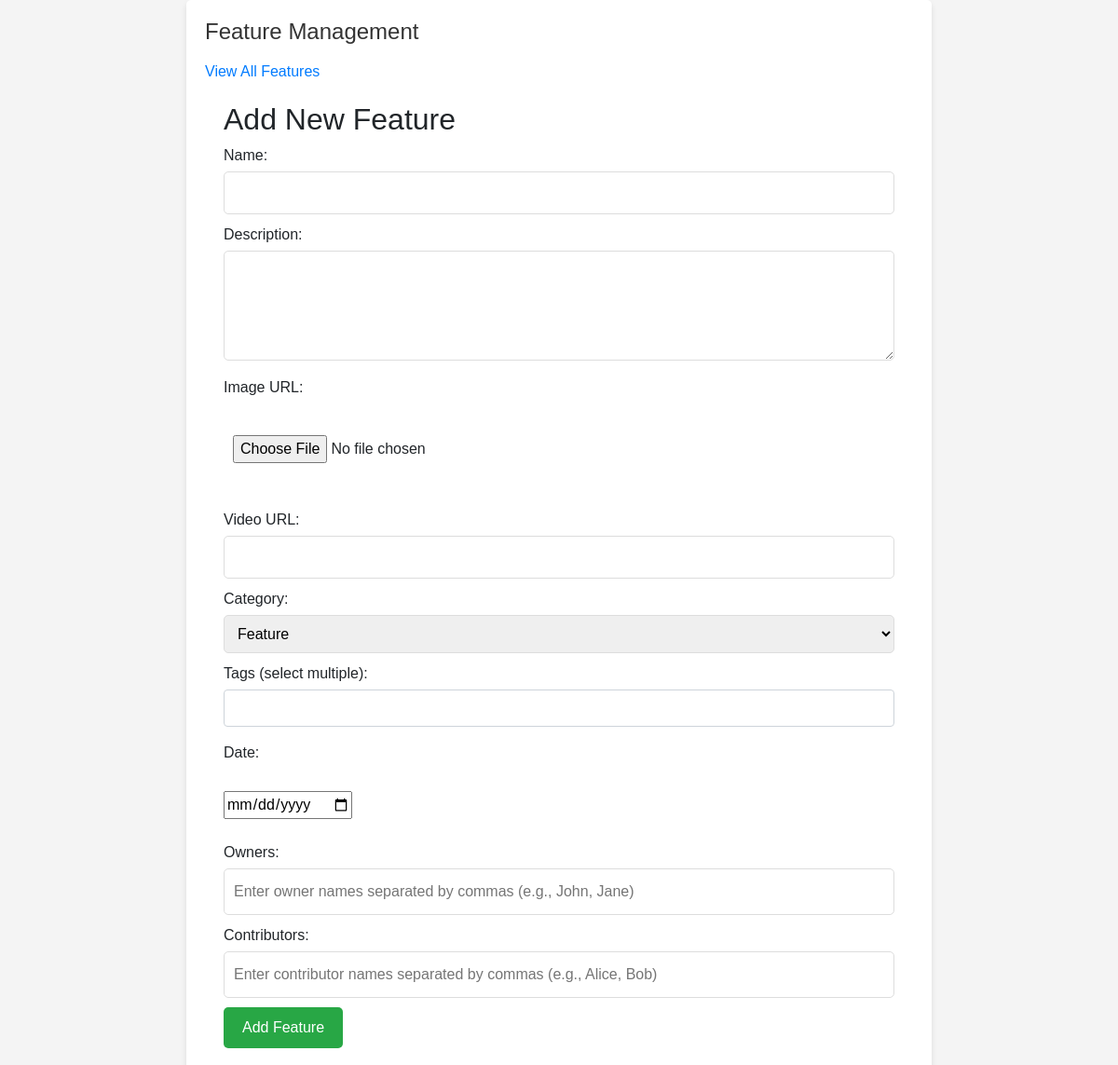
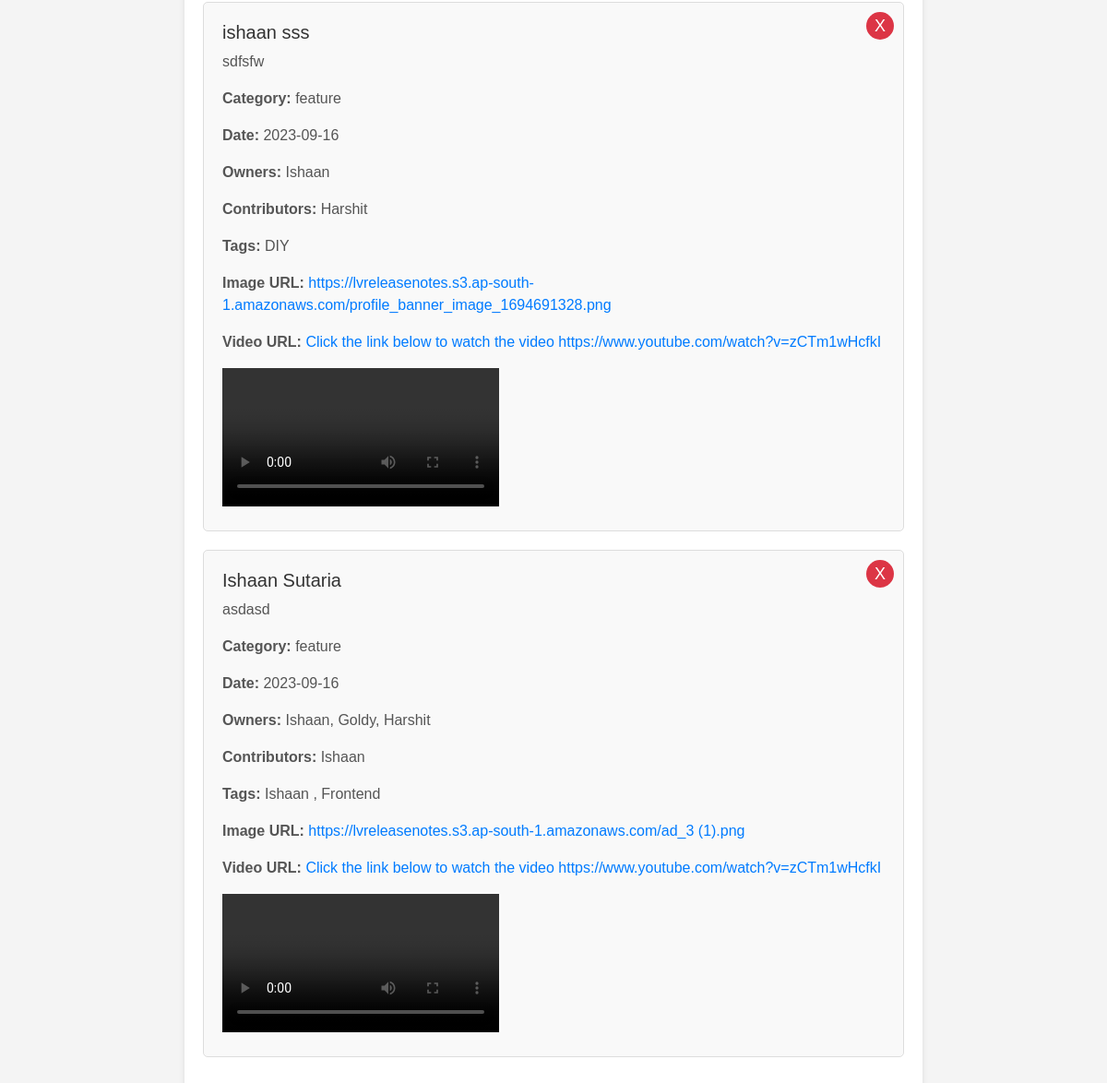
The page / on the database its author committed (2 pictures, top to bottom).
### main.py (models this page shows)
class Feature(db.Model):
    id = db.Column(db.Integer, primary_key=True)
    name = db.Column(db.String(100), nullable=False)
    description = db.Column(db.Text, nullable=False)
    image_url = db.Column(db.String(255), nullable=True)
    video_url = db.Column(db.String(255), nullable=True)
    category = db.Column(db.String(50), nullable=True)
    owners = db.relationship('User', secondary=owners, backref=db.backref('owners', lazy='dynamic'))
    contributors = db.relationship('User', secondary=contributors,
                                   backref=db.backref('contributors', lazy='dynamic'))
    tags = db.relationship('Tag', secondary='feature_tag_association', back_populates='features')
    date = db.Column(db.String(10), nullable=True)

class User(db.Model):
    id = db.Column(db.Integer, primary_key=True)
    name = db.Column(db.String(100), nullable=False)

class Tag(db.Model):
    __tablename__ = 'tags'
    id = db.Column(db.Integer, primary_key=True)
    name = db.Column(db.String(50), nullable=False, unique=True)
    features = db.relationship('Feature', secondary='feature_tag_association', back_populates='tags')

### main.py (the view)
@app.route('/')
def index():
    features = Feature.query.all()
    categories = [feature.category for feature in features if feature.category]
    categories = list(set(categories))  # Remove duplicates
    tags = Tag.query.all()
    tag_list = [tag.name for tag in tags]
    return render_template('index.html', features=features, tags=tag_list)

### templates/index.html (shortened to what this page needs)
<!DOCTYPE html>
<html lang="en">
<head>
    <link href="https://stackpath.bootstrapcdn.com/bootstrap/4.5.2/css/bootstrap.min.css" rel="stylesheet">
    <link href="https://cdnjs.cloudflare.com/ajax/libs/select2/4.0.13/css/select2.min.css" rel="stylesheet">
</head>
<body>
<div class="container">
    <h1>Feature Management</h1>
    <a href="{{ url_for('all_features') }}" class="vbutton">View All Features</a>
    <form class="add-feature-form" method="POST" action="/add_feature" enctype="multipart/form-data">
        <h2>Add New Feature</h2>
        <label for="name">Name:</label>
        <input type="text" id="name" name="name" required>
        <label for="description">Description:</label>
        <textarea id="description" name="description" rows="4" required></textarea>
        <label for="image_url">Image URL:</label><br>
        <input type="file" id="image_url" name="image" accept="image/*"><br>
        <br><label for="video_url">Video URL:</label>
        <input type="url" id="video_url" name="video_url">
        <label for="category">Category:</label>
        <select id="category" name="category">
            <option value="feature">Feature</option>
        </select>
        <div class="form-group">
            <label for="tags">Tags (select multiple):</label>
        </div>
        <label for="date">Date:</label><br>
        <input type="date" id="date" name="date" required><br>
        <br><label for="owners" class="owners-label">Owners:</label>
        <input type="text" id="owners" name="owners" class="owners-input"
               placeholder="Enter owner names separated by commas (e.g., John, Jane)">
        <label for="contributors" class="contributors-label">Contributors:</label>
        <input type="text" id="contributors" name="contributors" class="contributors-input"
               placeholder="Enter contributor names separated by commas (e.g., Alice, Bob)">
        <button type="submit">Add Feature</button>
    </form>
    <ul class="feature-list">
        {% for feature in features %}
        <li class="feature-item">
            <h2>{{ feature.name }}</h2>
            <p>{{ feature.description }}</p>
            <div class="feature-details">
                <p><strong>Category:</strong> {{ feature.category }}</p>
                <p><strong>Date:</strong> {{ feature.date }}</p>
                <p><strong>Owners:</strong> {% for owner_name in feature.owners %}
                    {{ owner_name.name }}
                    {% endfor %}</p>
                <p><strong>Contributors:</strong> {% for owner_name in feature.contributors %}
                    {{ owner_name.name }}
                    {% endfor %}</p>
                <p><strong>Tags:</strong> {% for tag in feature.tags %}
                    {{ tag.name }}
                    {% if not loop.last %}, {% endif %}
                    {% endfor %}</p>
                <p><strong>Image URL:</strong> <a href="{{ feature.image_url }}" target="_blank">{{ feature.image_url
                    }}</a></p>
                <p><strong>Video URL:</strong> <a href="{{ feature.video_url }}" target="_blank"> Click the link below
                    to watch the video {{ feature.video_url }}</a></p>
                <video controls class="feature-video">
                </video>
            </div>
            <button class="delete-feature-btn" data-feature="{{ feature.name }}"
                    onclick="deleteFeature('{{ feature.name }}')">X
            </button>
        </li>
        {% endfor %}
    </ul>
</div>
</body>
</html>

### templates/index.html (style rules this page uses)
body { font-family: Arial, sans-serif; background-color: #f4f4f4; margin: 0; padding: 0; }
.container { max-width: 800px; margin: 0 auto; padding: 20px; background-color: #ffffff; border-radius: 5px; box-shadow: 0 4px 6px rgba(0, 0, 0, 0.1); }
h1 { font-size: 24px; color: #333; }
ul.feature-list { list-style: none; padding: 0; }
.feature-item { border: 1px solid #ddd; padding: 20px; margin-bottom: 20px; border-radius: 5px; background-color: #f9f9f9; position: relative; }
.feature-item h2 { font-size: 20px; color: #333; margin-top: 0; }
.feature-item p { font-size: 16px; color: #555; }
.feature-item button { position: absolute; top: 10px; right: 10px; background-color: #dc3545; color: #fff; border: none; border-radius: 50%; width: 30px; height: 30px; cursor: pointer; }
.add-feature-form { margin-top: 20px; }
.add-feature-form label { display: block; margin-bottom: 5px; }
.add-feature-form input[type="text"], .add-feature-form input[type="url"], .add-feature-form select, .add-feature-form textarea, .add-feature-form .owners-input, .add-feature-form .contributors-input { width: 100%; padding: 10px; margin-bottom: 10px; border: 1px solid #ddd; border-radius: 5px; }
.add-feature-form button[type="submit"] { background-color: #28a745; color: #fff; border: none; border-radius: 5px; padding: 10px 20px; cursor: pointer; }
.owners-input, .contributors-input { min-height: 50px; }
.feature-details { margin-top: 10px; font-size: 14px; color: #777; }
.feature-details a { color: #007BFF; text-decoration: none; }
.delete-feature-btn { position: absolute; top: 10px; right: 10px; background-color: #dc3545; color: #fff; border: none; border-radius: 50%; width: 30px; height: 30px; cursor: pointer; font-size: 18px; }
form { margin: 20px; }
label { display: block; margin-bottom: 10px; }
input[type="text"], textarea, input[type="file"] { width: 100%; padding: 10px; margin-bottom: 15px; }

### rows shown on the page
Feature: name "ishaan sss", description "sdfsfw", category "feature", date "2023-09-16", image_url "https://lvreleasenotes.s3.ap-south-1.amazonaws.com/profile_banner_image_1694691328.png", video_url "https://www.youtube.com/watch?v=zCTm1wHcfkI"
User: name "Ishaan"
User: name "Harshit"
Tag: name "DIY"
Feature: name "Ishaan Sutaria", description "asdasd", category "feature", date "2023-09-16", image_url "https://lvreleasenotes.s3.ap-south-1.amazonaws.com/ad_3 (1).png", video_url "https://www.youtube.com/watch?v=zCTm1wHcfkI"
User: name "Ishaan, Goldy, Harshit"
Tag: name "Ishaan"
Tag: name "Frontend"
